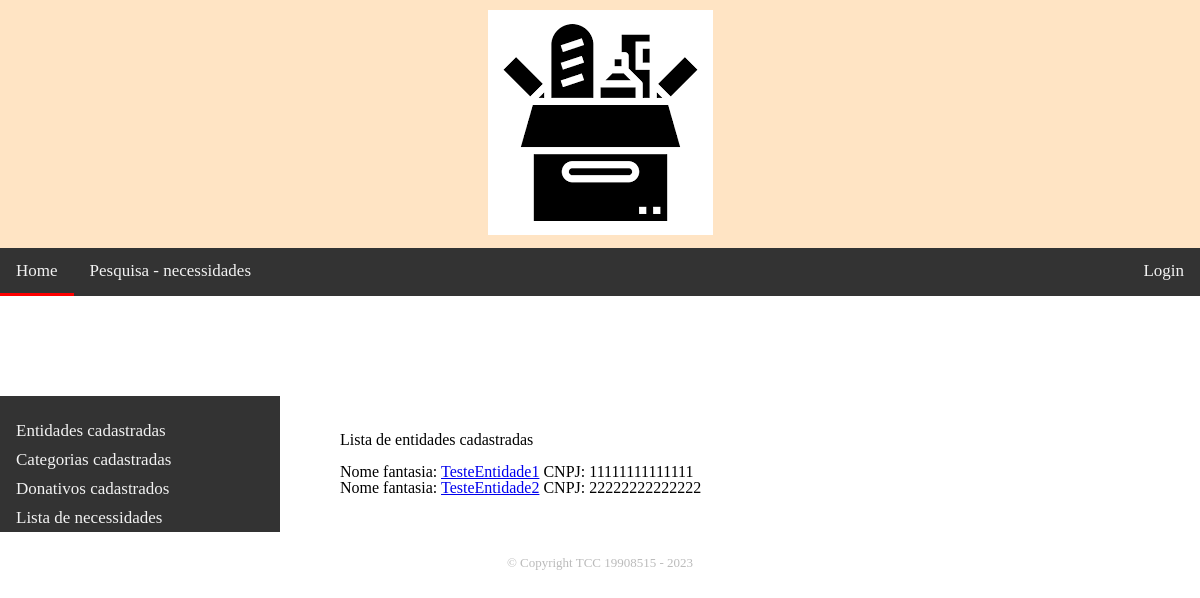
Page /appdoacoes/entidades/ on the earlier database version.
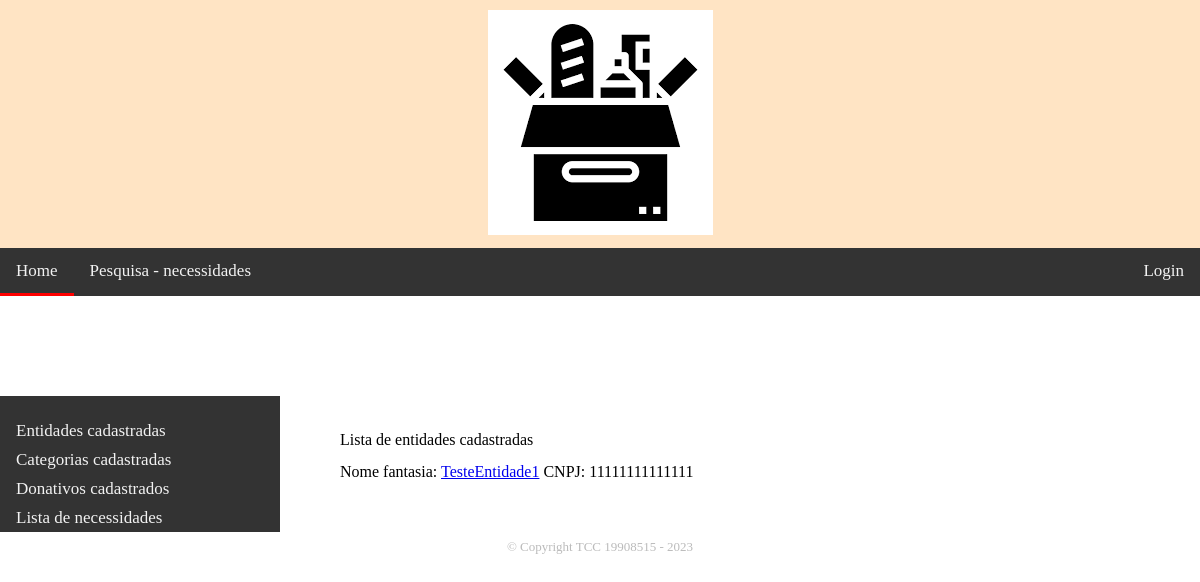
Same page on the later database version.
### appdoacoes/models.py (models this page shows, shortened)
class EmpresaEntidade(models.Model):
    cnpj = models.CharField(primary_key=True, max_length=14, validators=[RegexValidator(r'^\d{14}$', 'CNPJ deve conter 14 digitos')])
    nome_fantasia = models.CharField(max_length=100)
    email = models.EmailField(null=True)
    usuario_responsavel = models.OneToOneField(User, on_delete=models.SET_NULL, null=True,blank=True)
    logradouro = models.CharField(max_length=100, null=True,blank=True)
    numero = models.IntegerField(null=True,blank=True)
    bairro = models.CharField(max_length=50, null=True,blank=True)
    cidade = models.CharField(max_length=50, null=True,blank=True)
    ESTADOS = [
        ('AC', 'Acre'),
        ('AL', 'Alagoas'),
        ('AP', 'Amapá'),
        ('AM', 'Amazonas'),
        ('BA', 'Bahia'),
        ('CE', 'Ceará'),
        ('DF', 'Distrito Federal'),
        ('ES', 'Espírito Santo'),
        ('GO', 'Goiás'),
        ('MA', 'Maranhão'),
        ('MT', 'Mato Grosso'),
        ('MS', 'Mato Grosso do Sul'),
        ('MG', 'Minas Gerais'),
        ('PA', 'Pará'),
        ('PB', 'Paraíba'),
        ('PR', 'Paraná'),
        ('PE', 'Pernambuco'),
        ('PI', 'Piauí'),
        ('RJ', 'Rio de Janeiro'),
        ('RN', 'Rio Grande do Norte'),
        ('RS', 'Rio Grande do Sul'),
        ('RO', 'Rondônia'),
        ('RR', 'Roraima'),
        ('SC', 'Santa Catarina'),
        ('SP', 'São Paulo'),
        ('SE', 'Sergipe'),
        ('TO', 'Tocantins')
    ]
    estado = models.CharField(max_length=2, choices=ESTADOS, null=True,blank=True)
    class Meta:
        permissions = [('pode_criar_atualizar_entidade','Cria/Atualiza Entidade'),('pode_deletar_entidade','Deleta Entidade')]
    def get_absolute_url(self):
        return reverse("entidade-detail", args=[self.cnpj])

### appdoacoes/views.py (the view)
# urls.py: path('entidades/', views.lista_entidades, name='entidade-list'),
def lista_entidades(request):
    lista_entidade = EmpresaEntidade.objects.all()
    context = {'lista_entidade': lista_entidade}
    return render(request, 'empresaentidade_list.html', context)

### appdoacoes/templates/empresaentidade_list.html
{% extends "base_generica.html" %}
{% block content %}
    <h1>Lista de entidades cadastradas</h1>
    <br>
    <ul>
    {% for entidade in lista_entidade %}
        <li>
            Nome fantasia:
            <a href=" {{ entidade.get_absolute_url }}">{{ entidade.nome_fantasia }}</a> CNPJ: {{ entidade.cnpj }}
        </li>
    {% endfor %}
    </ul>
{% endblock %}

Differences in the rows shown:
removed EmpresaEntidade: nome_fantasia "TesteEntidade2", cnpj "22222222222222"
